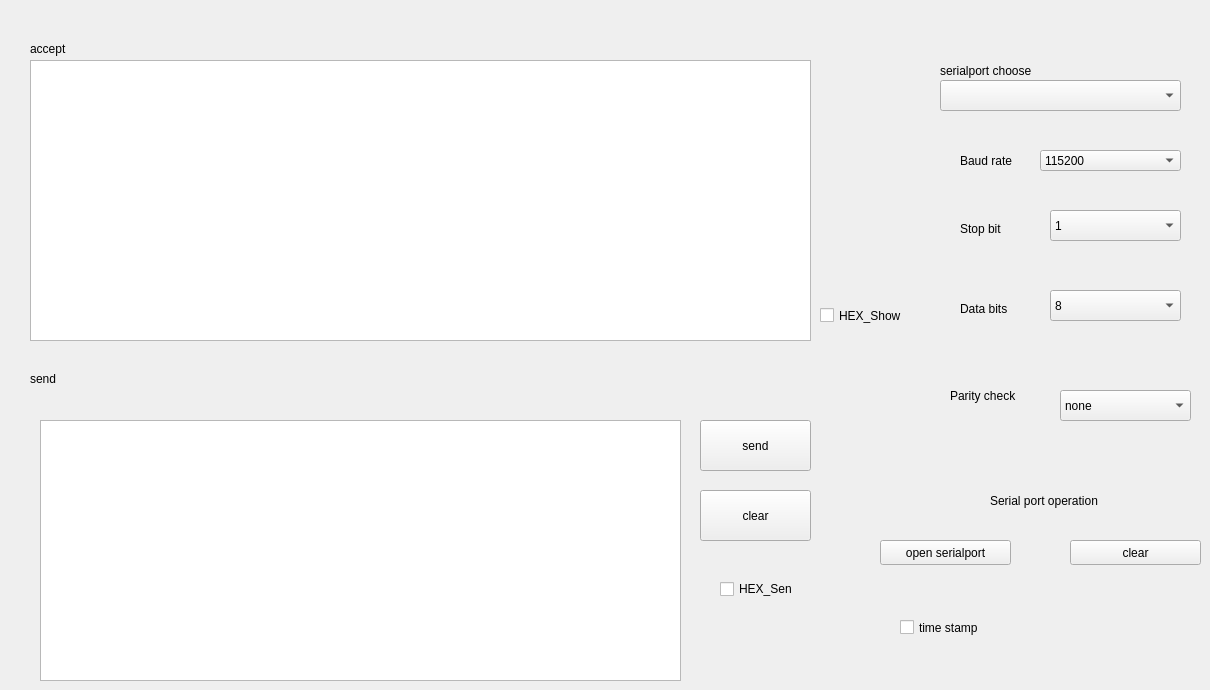
    <widget class="QWidget" name="tab_5">
     <attribute name="title">
      <string>串口</string>
     </attribute>
     <widget class="QLabel" name="label_2">
      <property name="geometry">
       <rect>
        <x>940</x>
        <y>60</y>
        <width>171</width>
        <height>21</height>
       </rect>
      </property>
      <property name="text">
       <string>serialport choose</string>
      </property>
     </widget>
     <widget class="QLabel" name="label_7">
      <property name="geometry">
       <rect>
        <x>990</x>
        <y>480</y>
        <width>141</width>
        <height>41</height>
       </rect>
      </property>
      <property name="text">
       <string>Serial port operation</string>
      </property>
     </widget>
     <widget class="QLabel" name="accept_label">
      <property name="geometry">
       <rect>
        <x>30</x>
        <y>40</y>
        <width>67</width>
        <height>17</height>
       </rect>
      </property>
      <property name="text">
       <string>accept</string>
      </property>
     </widget>
     <widget class="QLabel" name="label_6">
      <property name="geometry">
       <rect>
        <x>950</x>
        <y>386</y>
        <width>81</width>
        <height>20</height>
       </rect>
      </property>
      <property name="text">
       <string>Parity check</string>
      </property>
     </widget>
     <widget class="QComboBox" name="cbx_setPortName">
      <property name="geometry">
       <rect>
        <x>940</x>
        <y>80</y>
        <width>241</width>
        <height>31</height>
       </rect>
      </property>
     </widget>
     <widget class="QComboBox" name="cbx_setBaudRate">
      <property name="geometry">
       <rect>
        <x>1040</x>
        <y>150</y>
        <width>141</width>
        <height>21</height>
       </rect>
      </property>
      <property name="currentIndex">
       <number>8</number>
      </property>
      <item>
       <property name="text">
        <string>1200</string>
       </property>
      </item>
      <item>
       <property name="text">
        <string>2400</string>
       </property>
      </item>
      <item>
       <property name="text">
        <string>4800</string>
       </property>
      </item>
      <item>
       <property name="text">
        <string>9600</string>
       </property>
      </item>
      <item>
       <property name="text">
        <string>14400</string>
       </property>
      </item>
      <item>
       <property name="text">
        <string>19200</string>
       </property>
      </item>
      <item>
       <property name="text">
        <string>38400</string>
       </property>
      </item>
      <item>
       <property name="text">
        <string>76800</string>
       </property>
      </item>
      <item>
       <property name="text">
        <string>115200</string>
       </property>
      </item>
      <item>
       <property name="text">
        <string>128000</string>
       </property>
      </item>
      <item>
       <property name="text">
        <string>460800</string>
       </property>
      </item>
      <item>
       <property name="text">
        <string>961200</string>
       </property>
      </item>
     </widget>
     <widget class="QPushButton" name="btn_clear_rx">
      <property name="geometry">
       <rect>
        <x>1070</x>
        <y>540</y>
        <width>131</width>
        <height>25</height>
       </rect>
      </property>
      <property name="text">
       <string>clear</string>
      </property>
     </widget>
     <widget class="QPushButton" name="btn_clear_tx">
      <property name="geometry">
       <rect>
        <x>700</x>
        <y>490</y>
        <width>111</width>
        <height>51</height>
       </rect>
      </property>
      <property name="text">
       <string>clear</string>
      </property>
     </widget>
     <widget class="QCheckBox" name="checkBox_HexShow">
      <property name="geometry">
       <rect>
        <x>820</x>
        <y>300</y>
        <width>101</width>
        <height>31</height>
       </rect>
      </property>
      <property name="text">
       <string>HEX_Show</string>
      </property>
     </widget>
     <widget class="QComboBox" name="cbx_setStopBits">
      <property name="geometry">
       <rect>
        <x>1050</x>
        <y>210</y>
        <width>131</width>
        <height>31</height>
       </rect>
      </property>
      <item>
       <property name="text">
        <string>1</string>
       </property>
      </item>
      <item>
       <property name="text">
        <string>2</string>
       </property>
      </item>
     </widget>
     <widget class="QLabel" name="label_5">
      <property name="geometry">
       <rect>
        <x>960</x>
        <y>300</y>
        <width>67</width>
        <height>17</height>
       </rect>
      </property>
      <property name="text">
       <string>Data bits</string>
      </property>
     </widget>
     <widget class="QPushButton" name="btn_send">
      <property name="geometry">
       <rect>
        <x>700</x>
        <y>420</y>
        <width>111</width>
        <height>51</height>
       </rect>
      </property>
      <property name="text">
       <string>send</string>
      </property>
     </widget>
     <widget class="QTextEdit" name="textEdit_rx">
      <property name="geometry">
       <rect>
        <x>30</x>
        <y>60</y>
        <width>781</width>
        <height>281</height>
       </rect>
      </property>
     </widget>
     <widget class="QTextEdit" name="textEdit_tx">
      <property name="geometry">
       <rect>
        <x>40</x>
        <y>420</y>
        <width>641</width>
        <height>261</height>
       </rect>
      </property>
     </widget>
     <widget class="QLabel" name="label_3">
      <property name="geometry">
       <rect>
        <x>960</x>
        <y>150</y>
        <width>71</width>
        <height>21</height>
       </rect>
      </property>
      <property name="text">
       <string>Baud rate</string>
      </property>
     </widget>
     <widget class="QPushButton" name="btn_open_close">
      <property name="geometry">
       <rect>
        <x>880</x>
        <y>540</y>
        <width>131</width>
        <height>25</height>
       </rect>
      </property>
      <property name="text">
       <string>open serialport</string>
      </property>
     </widget>
     <widget class="QLabel" name="send_label">
      <property name="geometry">
       <rect>
        <x>30</x>
        <y>370</y>
        <width>67</width>
        <height>17</height>
       </rect>
      </property>
      <property name="text">
       <string>send</string>
      </property>
     </widget>
     <widget class="QCheckBox" name="checkBox_timeStamp">
      <property name="geometry">
       <rect>
        <x>900</x>
        <y>612</y>
        <width>111</width>
        <height>31</height>
       </rect>
      </property>
      <property name="text">
       <string>time stamp</string>
      </property>
     </widget>
     <widget class="QLabel" name="label_4">
      <property name="geometry">
       <rect>
        <x>960</x>
        <y>220</y>
        <width>67</width>
        <height>17</height>
       </rect>
      </property>
      <property name="text">
       <string>Stop bit</string>
      </property>
     </widget>
     <widget class="QComboBox" name="cbx_setParity">
      <property name="geometry">
       <rect>
        <x>1060</x>
        <y>390</y>
        <width>131</width>
        <height>31</height>
       </rect>
      </property>
      <item>
       <property name="text">
        <string>none</string>
       </property>
      </item>
      <item>
       <property name="text">
        <string>Odd Check</string>
       </property>
      </item>
      <item>
       <property name="text">
        <string>Even Check</string>
       </property>
      </item>
     </widget>
     <widget class="QComboBox" name="cbx_setDataBits">
      <property name="geometry">
       <rect>
        <x>1050</x>
        <y>290</y>
        <width>131</width>
        <height>31</height>
       </rect>
      </property>
      <item>
       <property name="text">
        <string>8</string>
       </property>
      </item>
      <item>
       <property name="text">
        <string>7</string>
       </property>
      </item>
      <item>
       <property name="text">
        <string>6</string>
       </property>
      </item>
      <item>
       <property name="text">
        <string>5</string>
       </property>
      </item>
     </widget>
     <widget class="QCheckBox" name="checkBox_HexSend">
      <property name="geometry">
       <rect>
        <x>720</x>
        <y>580</y>
        <width>73</width>
        <height>18</height>
       </rect>
      </property>
      <property name="text">
       <string>HEX_Send</string>
      </property>
     </widget>
    </widget>
